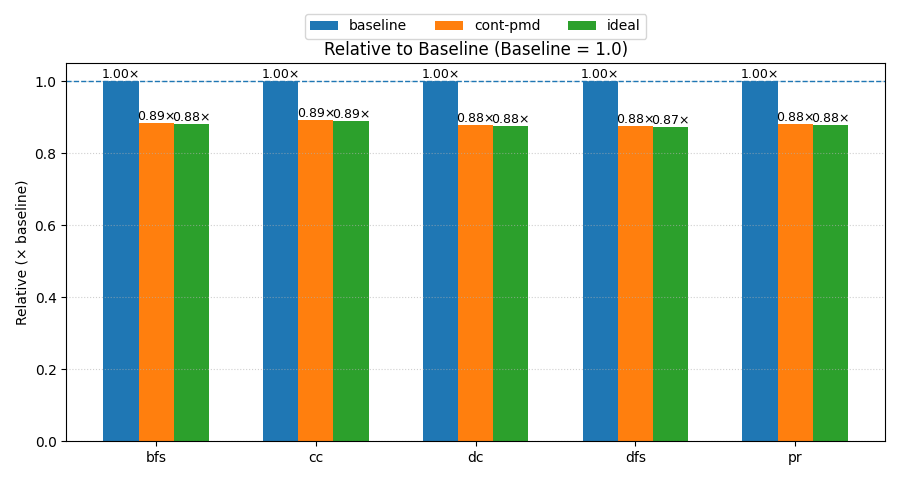

The script that saved this image:
#!/usr/bin/env python3
# -*- coding: utf-8 -*-

"""
Grouped bar charts for 4 apps (bfs, cc, dc, dfs) and 3 configs (baseline, cont-pmd, ideal).
Figure 1: absolute values
Figure 2: relative to baseline (baseline normalized to 1.0)

Usage:
  - Edit the DATA dict below with your absolute numbers, OR
  - Provide a CSV via --csv path with columns:
        app,baseline,cont_pmd,ideal
    Example row:
        bfs,120.5,110.2,95.0
"""

from collections import OrderedDict
import argparse
import csv
import numpy as np
import matplotlib.pyplot as plt

# --- 1) Configure your data here if not using CSV ---
# Replace the placeholder numbers with your measurements (absolute units).
DATA = OrderedDict({
    "bfs":  [2.88, 2.59, 2.54],   # [baseline, cont-pmd, ideal]
    "cc":   [3.08, 2.76, 2.74],
    "dc":   [5.68,  5.03,  4.98],
    "dfs":  [2.93, 2.63, 2.56],
    "pr":  [3.91, 3.48, 3.44]
})
DATA = OrderedDict({
    "bfs":  [2.88, 2.55, 2.54],   # [baseline, cont-pmd, ideal]
    "cc":   [3.08, 2.75, 2.74],
    "dc":   [5.68,  4.99,  4.98],
    "dfs":  [2.93, 2.57, 2.56],
    "pr":  [3.91, 3.45, 3.44]
})

APPS = ["bfs", "cc", "dc", "dfs"]
CONFIGS = ["baseline", "cont-pmd", "ideal"]  # fixed order

def load_from_csv(path):
    # Expect columns: app,baseline,cont_pmd,ideal
    temp = {}
    with open(path, newline="") as f:
        reader = csv.DictReader(f)
        required = {"app", "baseline", "cont_pmd", "ideal"}
        missing = required - set(h.strip().lower() for h in reader.fieldnames or [])
        if missing:
            raise ValueError(f"CSV missing columns: {missing}")
        for row in reader:
            app = row["app"].strip()
            # store as float list in CONFIGS order
            vals = [
                float(row["baseline"]),
                float(row["cont_pmd"]),
                float(row["ideal"]),
            ]
            temp[app] = vals

    # Keep canonical app order; include only those present
    ordered = OrderedDict()
    for app in APPS:
        if app in temp:
            ordered[app] = temp[app]
    if not ordered:
        raise ValueError("No known apps found in CSV. Expected one of: " + ", ".join(APPS))
    return ordered

def normalize_to_baseline(ordered_data):
    rel = OrderedDict()
    for app, vals in ordered_data.items():
        baseline = vals[0]
        if baseline == 0:
            raise ValueError(f"Baseline is zero for app '{app}', cannot normalize.")
        rel[app] = [v / baseline for v in vals]
    return rel

def annotate_bars(ax, rects, fmt="{:.2f}", y_offset=0.01):
    for r in rects:
        height = r.get_height()
        ax.annotate(fmt.format(height),
                    xy=(r.get_x() + r.get_width()/2, height),
                    xytext=(0, max(y_offset*height, 0.01)),
                    textcoords="offset points",
                    ha='center', va='bottom', fontsize=9, rotation=0)

def plot_grouped_bars(ordered_data, title, ylabel, rel=False, save_path=None):
    apps = list(ordered_data.keys())
    values = np.array(list(ordered_data.values()))  # shape: (n_apps, 3)

    n_apps = len(apps)
    n_cfgs = len(CONFIGS)
    x = np.arange(n_apps)
    width = 0.22  # bar width

    fig, ax = plt.subplots(figsize=(9, 4.8))
    bars = []
    for i in range(n_cfgs):
        # center the groups around each x
        offset = (i - (n_cfgs - 1)/2) * width
        rects = ax.bar(x + offset, values[:, i], width, label=CONFIGS[i])
        bars.append(rects)

    ax.set_title(title)
    ax.set_xticks(x, apps)
    ax.set_ylabel(ylabel)
    ax.legend(ncols=3, loc="upper center", bbox_to_anchor=(0.5, 1.15))
    ax.grid(axis='y', linestyle=':', alpha=0.6)

    # Annotate values on bars
    if rel:
        for rects in bars:
            annotate_bars(ax, rects, fmt="{:.2f}×")
        # Reference line at 1.0 (baseline)
        ax.axhline(1.0, linestyle='--', linewidth=1)
        ax.set_ylim(bottom=0)
    else:
        for rects in bars:
            annotate_bars(ax, rects, fmt="{:.2f}")
        ax.set_ylim(bottom=0)

    fig.tight_layout()
    if save_path:
        fig.savefig(save_path, dpi=200, bbox_inches="tight")
    return fig, ax

def main():
    parser = argparse.ArgumentParser(description="Plot absolute and relative grouped bars for apps/configs.")
    parser.add_argument("--csv", type=str, default=None, help="CSV file with columns: app,baseline,cont_pmd,ideal")
    parser.add_argument("--abs-out", type=str, default="bars_absolute.png", help="Output PNG for absolute plot")
    parser.add_argument("--rel-out", type=str, default="bars_relative.png", help="Output PNG for relative plot")
    parser.add_argument("--ylabel", type=str, default="Runtime (ms)", help="Y-axis label for absolute plot")
    args = parser.parse_args()

    if args.csv:
        data = load_from_csv(args.csv)
    else:
        data = DATA  # from the dict at the top

    # Absolute
    plot_grouped_bars(
        data,
        title="Absolute Results by Application and Configuration",
        ylabel=args.ylabel,
        rel=False,
        save_path=args.abs_out
    )

    # Relative (normalized to baseline per app)
    rel_data = normalize_to_baseline(data)
    plot_grouped_bars(
        rel_data,
        title="Relative to Baseline (Baseline = 1.0)",
        ylabel="Relative (× baseline)",
        rel=True,
        save_path=args.rel_out
    )

    plt.savefig("plot-res.png")

if __name__ == "__main__":
    main()
